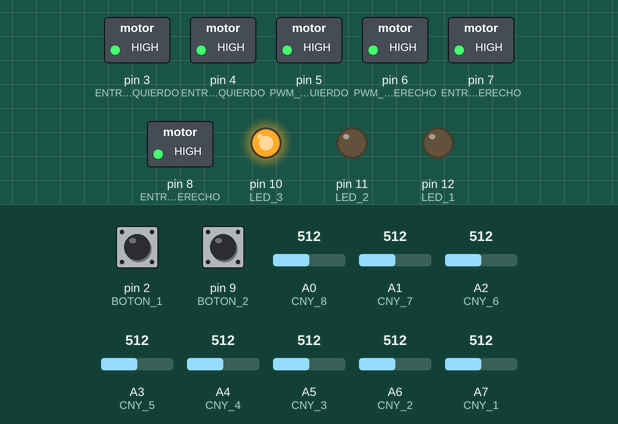
A sketch run on a simulated Arduino Nano, built with avr-gcc and run on an emulated ATmega328P. Shown: switched loads named in the sketch (green lamp = pin HIGH), output pins drawn as LEDs (lit = HIGH). Dashed ring = blinking. The test bench sets the inputs (shaded band); at power-on: pin 2 (BOTON_1) LOW, A3 (CNY_5) = 512, pin 9 (BOTON_2) LOW, A0 (CNY_8) = 512, A1 (CNY_7) = 512, A2 (CNY_6) = 512, A4 (CNY_4) = 512, A5 (CNY_3) = 512, A6 (CNY_2) = 512, A7 (CNY_1) = 512.

Above: at 1.2 s.
1.3 s: pin 2 (BOTON_1) pulled HIGH for 0.15 s
At 1.9 s:
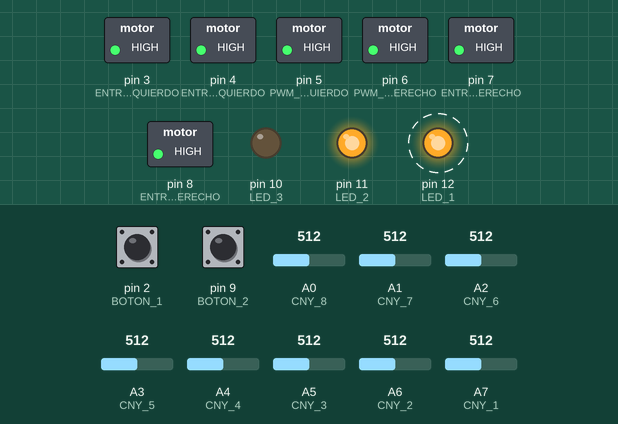
4.4 s: A3 (CNY_5) set to 939
7.4 s: A3 (CNY_5) set to 964
8.9 s: pin 9 (BOTON_2) pulled HIGH for 0.15 s
At 10.1 s:
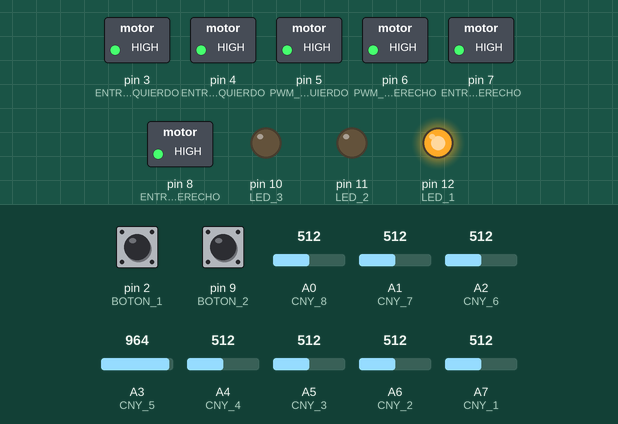
10.6 s: pin 2 (BOTON_1) pulled HIGH for 1 s
At 11.2 s:
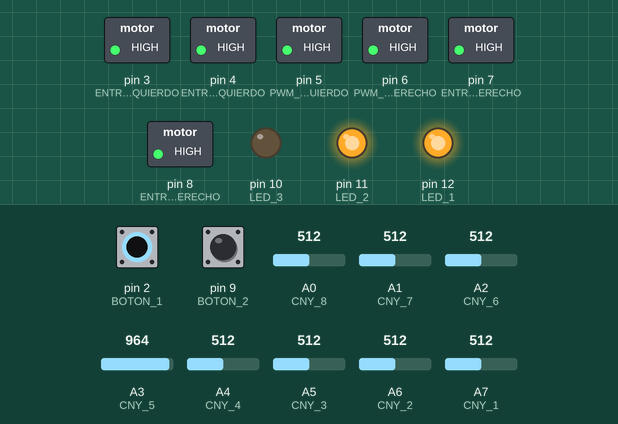
13.8 s: pin 9 (BOTON_2) pulled HIGH for 3.2 s
At 16.2 s:
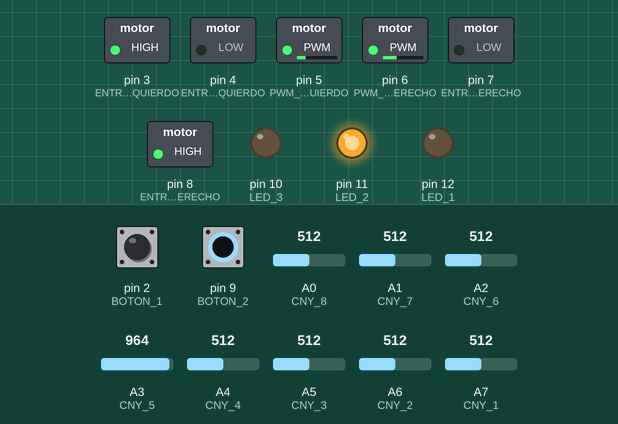
Timing chart, 0 to 18.0 s (numbered marks = the images above; inputs shaded):
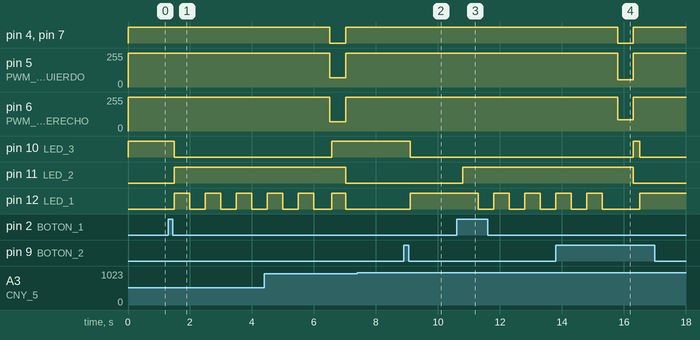

The sketch:

Rastreador_taller_robotica_2018.ino
```cpp
/*
 * DECLACIÓN DE PINES Y COMPONENTES DEL RASTREADOR
 */
// LEDS y BOTONES
const int LED_1 = 12; // Led azul
const int LED_2 = 11; // Led verde
const int LED_3 = 10; // Led rojo

const int BOTON_1 = 2; // Botón 1
const int BOTON_2 = 9; // Botón 2

// CNYS
const int CNY_1 = A7; // Izquierdo
const int CNY_2 = A6;
const int CNY_3 = A5;
const int CNY_4 = A4; // Central
const int CNY_5 = A3; // Central
const int CNY_6 = A2;
const int CNY_7 = A1;
const int CNY_8 = A0; // Derecho

// MOTORES
const int PWM_MOTOR_IZQUIERDO = 5; // Motor izquierdo 1 cable azul hacia atrás
const int ENTRADA_A_MOTOR_IZQUIERDO = 3;
const int ENTRADA_B_MOTOR_IZQUIERDO = 4;

const int PWM_MOTOR_DERECHO = 6; // Motor derecho 2 cable azul hacia atrás
const int ENTRADA_A_MOTOR_DERECHO = 8;
const int ENTRADA_B_MOTOR_DERECHO = 7;

/*
 * LECTURA SENSORES
 */
bool lectura_CNYS[8]; // Lectura de los sensores para el controlador PD

/*
 *CONTROL PID
 */
int VELOCIDAD_BASE = 70; // Velocidad base
const int REFERENCIA_DIRECCION = 9; // Dirección de referencia

int KP = 15; // Constante proporcional 15
int KI = 0;  // Constante integral
int KD = 0; // Constante derivativa

int direccion; // Dirección que se va a tomar en el PD
int direccion_anterior; // Dirección anterior de la lectura de los sensores activos

int error = 0; // La variable error es la parte proporcional
int error_anterior = 0; // La variable error_anterior es la parte derivativa

int control_pwm; // Señal del PID para los motores

/*
 * MARCAS DE PARADA
 */
int contador_parada_blanco = 0; // Variable para parar el rastreador si lleva mucho tiempo sin leer nada
int contador_parada_negro = 0; // Variable para parar el rastreador si lleva mucho tiempo en una marca de parada

const int MARCA_PARADA_BLANCO = 800; // Variable para el tiempo de parada en color blanco de la pista
const int MARCA_PARADA_NEGRO = 350;  // Variable para el tiempo de parada en color negro de la pista

/*
 * COMPROBACIÓN DE LÍNEAS Y MARCAS DE GIRO
 */
byte numero_lineas; // Número de líneas detectadas en un momento dado

int marca_real; // Valor mínimo para aceptar una marca como real y no falso positivo
const int MARCA_MINIMA = 50; // Veces mínimas a detectar la marca para que sea real


enum TipoSentidoMarca
{
    DERECHO,
    IZQUIERDO,
    RECTO,
    NINGUNO
};

TipoSentidoMarca sentido_marca = NINGUNO;

/*
 * COMPROBACIÓN DE BIFURCACIONES Y ANCHOS DE LECTURA
 */
bool bifurcacion = false; // Para detectar una bifurcación
bool bifurcacion_pasada = false; // Para indicar que se ha pasado la bifurcación

byte ancho_lectura; // Variable que mide el ancho de lectura en distancia
                    // entre sensores más extremos de cada lado
                    // Sirve para evitar volver a SIGUELINEAS sin haber salido de
                    // la bifurcación


/*
 * VARIABLES PARA CONTROL DEL TIEMPO
 */
unsigned long tiempo_ciclo = 0;
unsigned long tiempo_ciclo_anterior = 0;
unsigned int TIEMPO_PID = 1500;
unsigned long TIEMPO_RESETEO_MARCAS = 5000000; // Equivale a 5 segundos

/*
 * ESTADOS DE LA MÁQUINA DE ESTADOS FINITOS (FSM)
 */
enum TipoMaquinaEstadosFinitos
{
    REPOSO,
    CALIBRACION,
    SIGUELINEAS,
    ELECCION_CAMINO
};

TipoMaquinaEstadosFinitos estado_finito = REPOSO;

/*
 * VARIABLE PARA CONTROL DE SENTIDO DE GIRO DE LOS MOTORES
 */
enum TipoSentidoMotor
{
    ADELANTE,
    ATRAS,
    STOP
};

/*
 * OTRAS VARIABLES
 */
const int RETARDO_REGLAMENTARIO = 5000; // Tiempo de retardo reglamentario
const int TIEMPO_LED_SALIDA = RETARDO_REGLAMENTARIO / 10; // Intervalo de tiempo para encender/apagar led
int REFERENCIA_COLOR = 950; // Para indicar el umbral de diferencia entre blanco y negr
bool flag_salida = false; // Variable para indicar si el rastreador está en movimiento

/*
 * FUNCIÓN SETUP
 */
void setup()
{
    // PINES DE ENTRADA
    pinMode(BOTON_1, INPUT);
    pinMode(BOTON_2, INPUT);

    pinMode(CNY_1, INPUT);
    pinMode(CNY_2, INPUT);
    pinMode(CNY_3, INPUT);
    pinMode(CNY_4, INPUT);
    pinMode(CNY_5, INPUT);
    pinMode(CNY_6, INPUT);
    pinMode(CNY_7, INPUT);
    pinMode(CNY_8, INPUT);

      // PINES DE SALIDA
    pinMode(LED_1, OUTPUT); // LED azul
    pinMode(LED_2, OUTPUT); // LED verde
    pinMode(LED_3, OUTPUT); // LED rojo

    pinMode(PWM_MOTOR_IZQUIERDO,OUTPUT); // Motor izquierdo 1
    pinMode(ENTRADA_A_MOTOR_IZQUIERDO,OUTPUT);
    pinMode(ENTRADA_B_MOTOR_IZQUIERDO,OUTPUT);

    pinMode(PWM_MOTOR_DERECHO,OUTPUT); // Motor derecho 2
    pinMode(ENTRADA_A_MOTOR_DERECHO,OUTPUT);
    pinMode(ENTRADA_B_MOTOR_DERECHO,OUTPUT);

    //configurarBluethoot(); // Función para configurar el Bluethoot

    Serial.begin(9600); // Inicia comunicaciones serie a 9600 bps
    //Serial.begin(115200); // Inicia comunicaciones serie a 115200 bps;

    controlMotores(0, 0); // Motores parados en el setup
}

/*
 * FUNCIÓN LOOP //
 */
void loop()
{
    // Máquina de estados finitos
    switch (estado_finito)
    {
        /*
         * 1: Estado de reposo del rastreador
         */
        case REPOSO:

            controlMotores(0, 0); // Motores parados
            flag_salida = false; // Para que al pasar al estado SIGUELÍNEAS comience la cuenta atrás

            digitalWrite(LED_1, LOW);
            digitalWrite(LED_2, LOW);
            digitalWrite(LED_3, HIGH); // Señal de estado REPOSO

            // Elección de estado SIGUELINEAS
            if (digitalRead(BOTON_1) == HIGH)
            {
                delay(200);
                estado_finito = SIGUELINEAS;
            }
            // Elección de estado CALIBRACION
            else if (digitalRead(BOTON_2) == HIGH)
            {
                delay(200);
                estado_finito = CALIBRACION;
            }
            break;

        /*
         * 2: Estado de calibración de los sensores
         */
        case CALIBRACION:

            digitalWrite(LED_1, HIGH); // Señal de estado CALIBRACION
            digitalWrite(LED_2, LOW);
            digitalWrite(LED_3, LOW);

            // Activado de la calibración
            if (digitalRead(BOTON_2) == HIGH)
            {
                delay(200);
                REFERENCIA_COLOR = calibracionCNYS();
            }
            // Elección de estado SIGUELINEAS
            else if (digitalRead(BOTON_1) == HIGH)
            {
                delay(200);
                estado_finito = SIGUELINEAS;
            }

            break;

        /*
         * 3: Estado normal de siguimiento de línea
         */
        case SIGUELINEAS:

            // Si está a 0, realiza la cuenta atrás, si está a 1 la obvia
            if (flag_salida == false)
            {
                flag_salida = true;
                digitalWrite(LED_1, LOW);
                digitalWrite(LED_2, HIGH);
                digitalWrite(LED_3, LOW); // Señal de estado SIGUELINEAS

                for (byte i = 0; i < 5; i++)
                {
                    digitalWrite(LED_1, HIGH);
                    delay(TIEMPO_LED_SALIDA);
                    digitalWrite(LED_1, LOW);
                    delay(TIEMPO_LED_SALIDA);
                }
            }

            tiempo_ciclo = micros(); // Se mide el tiempo antes del PID

            // Cada ciclo se ejecuta todo el proceso PID
            if (tiempo_ciclo - tiempo_ciclo_anterior >= TIEMPO_PID)
            {
                tiempo_ciclo_anterior = tiempo_ciclo; // Se sustituye el nuevo tiempo de ciclo

                lecturaCnys(); // Lectura de los sensores
                ancho_lectura = anchoLectura(sensorIzquierda(), sensorDerecha());

                marcasFrenadaNegro(); // Se comprueban si hay marcas de parada tras la lectura
                marcasFrenadaBlanco();

                // Se resetan los contadores de frenada si se sobrepasa un tiempo dado
                if (tiempo_ciclo - tiempo_ciclo_anterior >= TIEMPO_RESETEO_MARCAS)
                {
                    contador_parada_negro = 0;
                    contador_parada_blanco = 0;
                }

                // En caso de estar mucho tiempo sobre blanco total o negro total se detiene el vehículo
                if (contador_parada_blanco > MARCA_PARADA_BLANCO || contador_parada_negro > MARCA_PARADA_NEGRO)
                {
                    estado_finito = REPOSO;
                    limpiezaVariables();
                }

                numero_lineas = comprobarNumeroLineas(); // Comprobamos el número de líneas detectadas

                // Cambiamos de estado finito si terminamos de leer la marca
                // y se vuelve a tener sólo una línea
                if ((marca_real > MARCA_MINIMA) && (numero_lineas == 1 && ancho_lectura <= 1))
                {
                    estado_finito = ELECCION_CAMINO;
                    break;
                }

                // Se va comprobando si hay marcas y/o falsos positivos
                if (numero_lineas <= 1 && ancho_lectura <= 1) // Parece que no hay marcas
                {
                    marca_real = 0;
                    digitalWrite(LED_1, LOW);
                    digitalWrite(LED_3, LOW);

                    calculoDireccionNormal(); // Cálculo de la dirección actual
                    controlPD(); // Cálculo del PID
                    actuacionMotores(); // Actuación sobre los motores
                }

                if (numero_lineas > 1 || ancho_lectura >= 3)  // Parece que hay una marca
                {
                    // Se espera para asegurar una lectura correcta del lado de la marca
                    if (marca_real > 49 && marca_real < 51)
                    {
                        sentido_marca = comprobarLadoMarca(); // Comprobación del lado de la marca

                        // Se marca con leds el lado de la marca
                        if (sentido_marca == DERECHO)
                        {
                            digitalWrite(LED_1, HIGH);
                        }
                        if (sentido_marca == IZQUIERDO)
                        {
                            digitalWrite(LED_3, HIGH);
                        }
                        if (sentido_marca == RECTO)
                        {
                            digitalWrite(LED_1, HIGH);
                            digitalWrite(LED_3, HIGH);
                        }
                    }

                    marca_real++; // Contador para asegurar que es una marca real

                    calculoDireccionRecto();
                    controlPD(); // Cálculo del PID
                    actuacionMotores(); // Actuación sobre los motores
                }
            }

            // Elección de estado REPOSO
            if (digitalRead(BOTON_2) == HIGH)
            {
                delay(500);
                estado_finito = REPOSO;
                limpiezaVariables();
            }

            break;

        /*
         * 4: Estado de elección de camino en bifurcación
         */
        case ELECCION_CAMINO:

            tiempo_ciclo = micros(); // Se mide el tiempo antes del PID

            // Cada ciclo se ejecuta todo el proceso PID
            if (tiempo_ciclo - tiempo_ciclo_anterior >= TIEMPO_PID)
            {
                tiempo_ciclo_anterior = tiempo_ciclo; // Se sustituye el nuevo tiempo de ciclo

                // Se resetan los contadores de frenada si se sobrepasa un tiempo dado
                if (tiempo_ciclo - tiempo_ciclo_anterior >= TIEMPO_RESETEO_MARCAS)
                {
                    contador_parada_blanco = 0;
                }

                // En caso de estar mucho tiempo sobre blanco total se detiene el vehículo
                if (contador_parada_blanco > MARCA_PARADA_BLANCO)
                {
                    estado_finito = REPOSO;
                    limpiezaVariables();
                }

                lecturaCnys(); // Lectura de los sensores
                marcasFrenadaBlanco(); // Se comprueban si hay marcas de parada tras la lectura
                ancho_lectura = anchoLectura(sensorIzquierda(), sensorDerecha());

                bifurcacion = deteccionBifurcacion();

                if (bifurcacion == false && bifurcacion_pasada == false && ancho_lectura <= 1)
                {
                    calculoDireccionNormal(); // Cálculo de la dirección actual
                    controlPD(); // Cálculo del PID
                    actuacionMotores(); // Actuación sobre los motores
                }

                if (bifurcacion == true || ancho_lectura >= 3)
                {
                    // Para indicar la detección de la bifurcación de forma visual
                    digitalWrite(LED_1, LOW);
                    digitalWrite(LED_2, LOW);
                    digitalWrite(LED_3, LOW);

                    if (sentido_marca == DERECHO) // Marca a la derecha
                    {
                        calculoDireccionDerecha(); // Sólo se lee por la derecha
                    }

                    if (sentido_marca == IZQUIERDO) // Marca a la izquierda
                    {
                        calculoDireccionIzquierda(); // Sólo se lee por la izquierda
                    }

                    if (sentido_marca == RECTO) // Marca a ambos lados
                    {
                        calculoDireccionRecto(); // Sólo se lee por el centro
                    }

                    controlPD(); // Cálculo del PID
                    actuacionMotores(); // Actuación sobre los motores
                    bifurcacion_pasada = true;
                }

                // Volver a SIGUELINEAS
                if (bifurcacion == false && bifurcacion_pasada == true && ancho_lectura <= 1)
                {
                    digitalWrite(LED_1, LOW);
                    digitalWrite(LED_2, HIGH);
                    digitalWrite(LED_3, LOW);
                    estado_finito = SIGUELINEAS;
                    limpiezaVariables();
                }
            }

            // Elección de estado REPOSO
            if (digitalRead(BOTON_2) == HIGH)
            {
                delay(500);
                estado_finito = REPOSO;
                limpiezaVariables();
            }

            break;
    }

    //telemetria(); // Se activa la telemetría
}
```

Lecturas.ino
```cpp
/*
 * Función para convertir una entrada analógica en digital
 */
bool analogicoDigital(int entrada_analogica)
{
    bool salida_digital;

    if (entrada_analogica < REFERENCIA_COLOR)
    {
        salida_digital = 1;
    }
    else if (entrada_analogica > REFERENCIA_COLOR)
    {
        salida_digital = 0;
    }

    return (salida_digital);
}

/*
 * Función de calibración de los sensores de suelo
 */
int calibracionCNYS()
{
    int media_alta = 0; // Color blanco en rastreador, color negro en velocista
    int media_baja = 0; // Color negro en rastreador, color blanco en velocista
    int media_final;
    int lectura_analogica_CNYS[8];

    lectura_analogica_CNYS[0] = analogRead(CNY_1);
    lectura_analogica_CNYS[1] = analogRead(CNY_2);
    lectura_analogica_CNYS[2] = analogRead(CNY_3);
    lectura_analogica_CNYS[3] = analogRead(CNY_4);
    lectura_analogica_CNYS[4] = analogRead(CNY_5);
    lectura_analogica_CNYS[5] = analogRead(CNY_6);
    lectura_analogica_CNYS[6] = analogRead(CNY_7);
    lectura_analogica_CNYS[7] = analogRead(CNY_8);

    for (byte i = 0; i < 8; i++)
    {
        media_alta = media_alta + lectura_analogica_CNYS[i];
    }

    media_alta = media_alta / 8;
    digitalWrite(LED_2, HIGH);

    // Se bloquea el rastreador hasta ponerlo en posición para medir negro
    while (digitalRead(BOTON_2) != HIGH)
    {}

    digitalWrite(LED_2, LOW);
    delay (500);

    lectura_analogica_CNYS[0] = analogRead(CNY_1);
    lectura_analogica_CNYS[1] = analogRead(CNY_2);
    lectura_analogica_CNYS[2] = analogRead(CNY_3);
    lectura_analogica_CNYS[3] = analogRead(CNY_4);
    lectura_analogica_CNYS[4] = analogRead(CNY_5);
    lectura_analogica_CNYS[5] = analogRead(CNY_6);
    lectura_analogica_CNYS[6] = analogRead(CNY_7);
    lectura_analogica_CNYS[7] = analogRead(CNY_8);

    for (byte i = 0; i < 8; i++) // 6 en velocista
    {
        media_baja = media_baja + lectura_analogica_CNYS[i];
    }

    media_baja = media_baja / 8;

    media_final = (media_alta + media_baja) / 2;

    return (media_final);

    digitalWrite(LED_2, HIGH);
    delay (500);
}

/*
 * Función de lectura de los sensores de suelo en un instante dado
 */
void lecturaCnys()
{
    lectura_CNYS[0] = analogicoDigital(analogRead(CNY_1));
    lectura_CNYS[1] = analogicoDigital(analogRead(CNY_2));
    lectura_CNYS[2] = analogicoDigital(analogRead(CNY_3));
    lectura_CNYS[3] = analogicoDigital(analogRead(CNY_4));
    lectura_CNYS[4] = analogicoDigital(analogRead(CNY_5));
    lectura_CNYS[5] = analogicoDigital(analogRead(CNY_6));
    lectura_CNYS[6] = analogicoDigital(analogRead(CNY_7));
    lectura_CNYS[7] = analogicoDigital(analogRead(CNY_8));
}
```

Telemetria.ino
```cpp
void telemetria()
{

    Serial.print(lectura_CNYS[0]); Serial.print(",");
    Serial.print(lectura_CNYS[1]); Serial.print(",");
    Serial.print(lectura_CNYS[2]); Serial.print(",");
    Serial.print(lectura_CNYS[3]); Serial.print(",");
    Serial.print(lectura_CNYS[4]); Serial.print(",");
    Serial.print(lectura_CNYS[5]); Serial.print(",");
    Serial.print(lectura_CNYS[6]); Serial.print(",");
    Serial.println(lectura_CNYS[7]);

    delay(500);
}
```

Source omitted: Control.ino (6422 bytes), Motores.ino (2695 bytes)

Measured:
- after the input at 1.3 s, pin 10 (LED_3): HIGH → LOW after 0.20 s; pin 11 (LED_2): LOW → HIGH after 0.20 s; pin 12 (LED_1): alternates HIGH for 0.50 s and LOW for 0.50 s, starting after 0.20 s
- after the input at 7.4 s, every drawn part: stays the same
- after the input at 8.9 s, pin 10 (LED_3): HIGH → LOW after 0.20 s; pin 12 (LED_1): LOW → HIGH after 0.20 s
- after the input at 10.6 s, pin 11 (LED_2): LOW → HIGH after 0.20 s; pin 12 (LED_1): alternates HIGH for 0.50 s and LOW for 0.50 s, starting after 0.70 s
- after the input at 13.8 s, pin 5 (PWM_MOTOR_IZQUIERDO): 255/255 → 55/255 after 2.0 s, → 255/255 0.50 s later; pin 10 (LED_3): LOW → HIGH after 2.5 s instead of 2.1 s; pin 11 (LED_2): HIGH → LOW after 2.5 s
